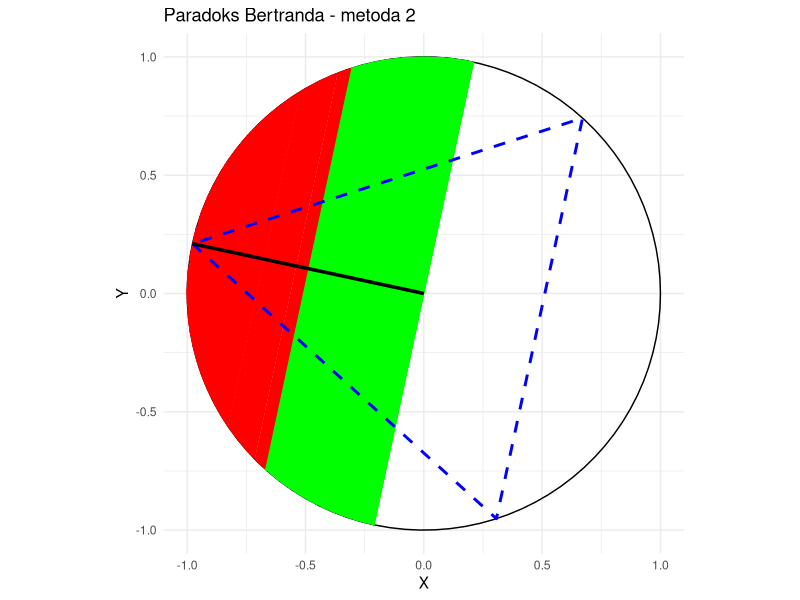
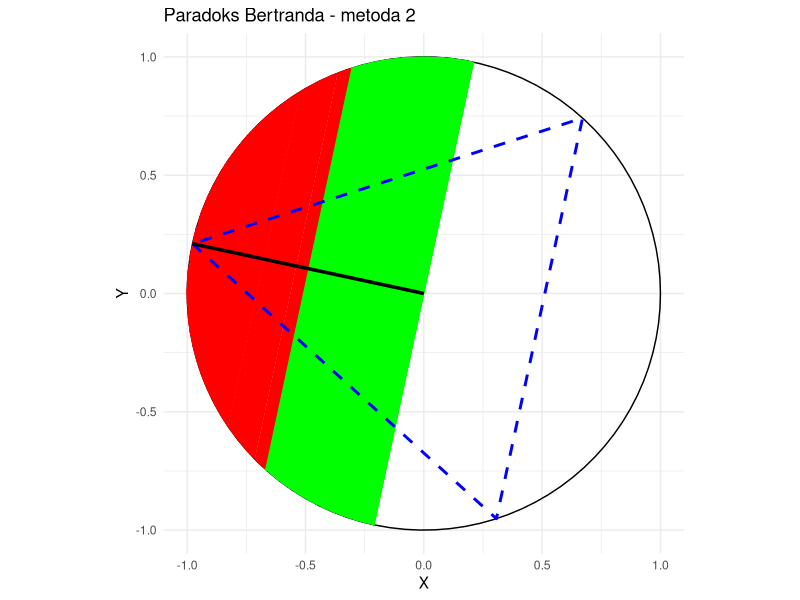

Here is the R script that generated these plots, in order:
library(ggplot2)
set.seed(8)

# Parametry 
r <- 1  # Promień okręgu
n_chords <- 1000  # Liczba losowanych cięciw
a <- sqrt(3)  # Długość boku trójkąta równobocznego wpisanego w okrąg

# Ustalanie punktu początkowego P na obwodzie
alpha <- 2 * pi * runif(1)
x0 <- r * cos(alpha)
y0 <- r * sin(alpha)

triangle_alpha <- c(alpha, alpha + 2 * pi / 3, alpha - 2 * pi / 3)  # Uwzględnienie właściwej rotacji wierzchołków

triangle_points <- data.frame(
  x = r * cos(triangle_alpha),  # Pozycje x wierzchołków
  y = r * sin(triangle_alpha)   # Pozycje y wierzchołków
)

# Zamknięcie trójkąta (powrót do pierwszego wierzchołka)
triangle_points <- rbind(triangle_points, triangle_points[1, ])

beta <- abs(alpha - pi/2)

x_mid <- x0/2
y_mid <- y0/2
dist_mid <- sqrt((x_mid)^2 + (y_mid)^2)

chords <- data.frame(x_start = numeric(), y_start = numeric(),
                     x_end = numeric(), y_end = numeric(), chord_color = character())

count_longer <- 0

for (i in 1:n_chords) {
  m <- r * runif(1)
  x <- m * cos(alpha)
  y <- m * sin(alpha)
  dist <- sqrt((x)^2 + (y)^2)
  
  chord_length = sqrt(r^2 - dist^2)
  x1 <- x + chord_length * cos(beta)
  y1 <- y + chord_length * sin(beta)
  x2 <- x - chord_length * cos(beta)
  y2 <- y - chord_length * sin(beta)
  # Sprawdzenie długości cięciwy
  if (dist_mid < dist) {
    chord_color <- "red"
  }
  else {
    chord_color <- "green"
    count_longer <- count_longer + 1
  }
  chords <- rbind(chords, data.frame(x_start = x1, y_start = y1, 
                                     x_end = x2, y_end = y2, chord_color = chord_color))
}

circle_points <- data.frame(
  x = r * cos(seq(0, 2 * pi, length.out = 100)),
  y = r * sin(seq(0, 2 * pi, length.out = 100))
)

radius <- data.frame(
  x_start = 0,
  y_start = 0,
  x_end = r * cos(alpha),
  y_end = r * sin(alpha)
)

ggplot() +
  geom_path(data = circle_points, aes(x = x, y = y), color = "black") +  # Okrąg
  geom_segment(data = chords, aes(x = x_start, y = y_start, xend = x_end, yend = y_end, color = chord_color), size = 0.5) +  # Cięciwy
  geom_polygon(data = triangle_points, aes(x = x, y = y), fill = NA, color = "blue", linetype = "dashed", size = 1) +  # Trójkąt
  scale_color_manual(values = c("green" = "green", "red" = "red")) +
  geom_segment(data = radius, aes(x = x_start, y = y_start, xend = x_end, yend = y_end), color = "black", size = 1.2) +
  theme_minimal() +
  coord_equal() +
  labs(title = "Paradoks Bertranda - metoda 2", x = "X", y = "Y") +
  theme(legend.position = "none")

ggsave("C:/Users/rafal/OneDrive/Dokumente/GitHub/pakiety-statystyczne/metoda2.png")

p2 <- count_longer / n_chords
cat(sprintf("Prawdopodobieństwo: %.3f\n", p2))

